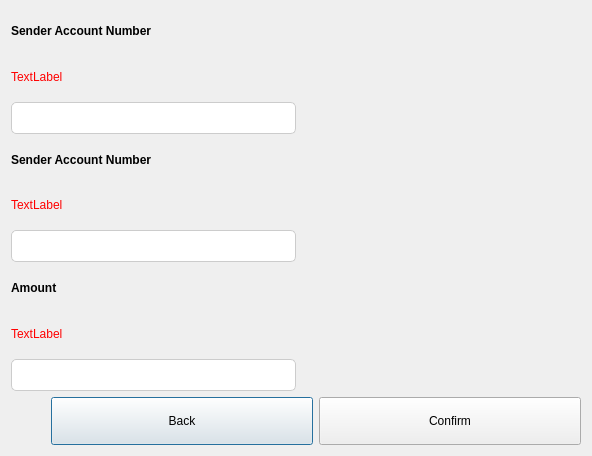
<?xml version="1.0" encoding="UTF-8"?>
<ui version="4.0">
 <class>MakeTransfer</class>
 <widget class="QDialog" name="MakeTransfer">
  <property name="geometry">
   <rect>
    <x>0</x>
    <y>0</y>
    <width>592</width>
    <height>456</height>
   </rect>
  </property>
  <property name="windowTitle">
   <string>Dialog</string>
  </property>
  <layout class="QGridLayout" name="gridLayout">
   <item row="0" column="0">
    <layout class="QVBoxLayout" name="verticalLayout">
     <item>
      <widget class="QLabel" name="label">
       <property name="styleSheet">
        <string notr="true">QLabel{

font-weight:500;

}
</string>
       </property>
       <property name="text">
        <string>Sender Account Number</string>
       </property>
      </widget>
     </item>
     <item>
      <widget class="QLabel" name="label_senderAccNummError">
       <property name="styleSheet">
        <string notr="true">QLabel{

color:red;

}</string>
       </property>
       <property name="text">
        <string>TextLabel</string>
       </property>
      </widget>
     </item>
     <item>
      <layout class="QHBoxLayout" name="horizontalLayout_3">
       <item>
        <widget class="QLineEdit" name="lineEdit_SenderAccNumm">
         <property name="styleSheet">
          <string notr="true">QLineEdit{


height:30px;
outline:none;
border-radius:5px;
border:1px solid #ccc;
padding-left:15px;
font-size:16px;

}</string>
         </property>
        </widget>
       </item>
       <item>
        <spacer name="horizontalSpacer_3">
         <property name="orientation">
          <enum>Qt::Horizontal</enum>
         </property>
         <property name="sizeHint" stdset="0">
          <size>
           <width>40</width>
           <height>20</height>
          </size>
         </property>
        </spacer>
       </item>
      </layout>
     </item>
    </layout>
   </item>
   <item row="1" column="0">
    <layout class="QVBoxLayout" name="verticalLayout_2">
     <item>
      <widget class="QLabel" name="label_4">
       <property name="styleSheet">
        <string notr="true">QLabel{

font-weight:500;

}</string>
       </property>
       <property name="text">
        <string>Sender Account Number</string>
       </property>
      </widget>
     </item>
     <item>
      <widget class="QLabel" name="label_reciverAccNummError">
       <property name="styleSheet">
        <string notr="true">QLabel{

color:red;

}</string>
       </property>
       <property name="text">
        <string>TextLabel</string>
       </property>
      </widget>
     </item>
     <item>
      <layout class="QHBoxLayout" name="horizontalLayout_2">
       <item>
        <widget class="QLineEdit" name="lineEdit_recieverAccNum">
         <property name="styleSheet">
          <string notr="true">QLineEdit{


height:30px;
outline:none;
border-radius:5px;
border:1px solid #ccc;
padding-left:15px;
font-size:16px;

}</string>
         </property>
        </widget>
       </item>
       <item>
        <spacer name="horizontalSpacer_2">
         <property name="orientation">
          <enum>Qt::Horizontal</enum>
         </property>
         <property name="sizeHint" stdset="0">
          <size>
           <width>40</width>
           <height>20</height>
          </size>
         </property>
        </spacer>
       </item>
      </layout>
     </item>
    </layout>
   </item>
   <item row="2" column="0">
    <layout class="QVBoxLayout" name="verticalLayout_3">
     <item>
      <widget class="QLabel" name="label_5">
       <property name="styleSheet">
        <string notr="true">QLabel{

font-weight:500;

}</string>
       </property>
       <property name="text">
        <string>Amount</string>
       </property>
      </widget>
     </item>
     <item>
      <widget class="QLabel" name="label_amountError">
       <property name="styleSheet">
        <string notr="true">QLabel{

color:red;

}
</string>
       </property>
       <property name="text">
        <string>TextLabel</string>
       </property>
      </widget>
     </item>
     <item>
      <layout class="QHBoxLayout" name="horizontalLayout_4">
       <item>
        <widget class="QLineEdit" name="lineEdit_amount">
         <property name="styleSheet">
          <string notr="true">QLineEdit{


height:30px;
outline:none;
border-radius:5px;
border:1px solid #ccc;
padding-left:15px;
font-size:16px;

}</string>
         </property>
        </widget>
       </item>
       <item>
        <spacer name="horizontalSpacer_4">
         <property name="orientation">
          <enum>Qt::Horizontal</enum>
         </property>
         <property name="sizeHint" stdset="0">
          <size>
           <width>40</width>
           <height>20</height>
          </size>
         </property>
        </spacer>
       </item>
      </layout>
     </item>
    </layout>
   </item>
   <item row="3" column="0">
    <layout class="QHBoxLayout" name="horizontalLayout">
     <item>
      <spacer name="horizontalSpacer">
       <property name="orientation">
        <enum>Qt::Horizontal</enum>
       </property>
       <property name="sizeType">
        <enum>QSizePolicy::Preferred</enum>
       </property>
       <property name="sizeHint" stdset="0">
        <size>
         <width>40</width>
         <height>20</height>
        </size>
       </property>
      </spacer>
     </item>
     <item>
      <widget class="QPushButton" name="pushButton_Back">
       <property name="styleSheet">
        <string notr="true">QPushButton{


height:40px;


}</string>
       </property>
       <property name="text">
        <string>Back</string>
       </property>
      </widget>
     </item>
     <item>
      <widget class="QPushButton" name="pushButton_confirm">
       <property name="styleSheet">
        <string notr="true">QPushButton{


height:40px;


}</string>
       </property>
       <property name="text">
        <string>Confirm</string>
       </property>
      </widget>
     </item>
    </layout>
   </item>
  </layout>
 </widget>
 <resources/>
 <connections/>
</ui>
